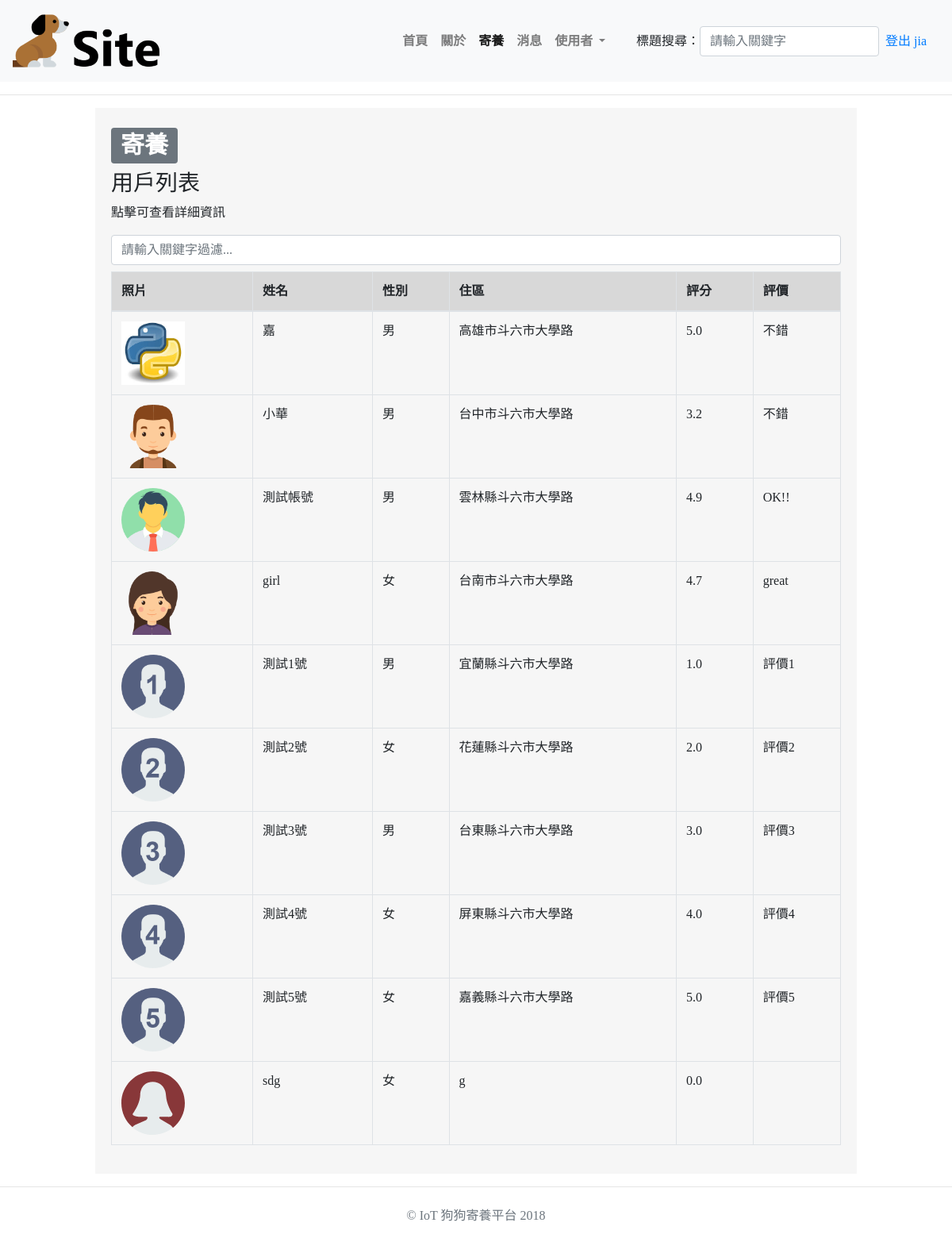
/foster/ (signed in), run on an earlier commit of the app's database.
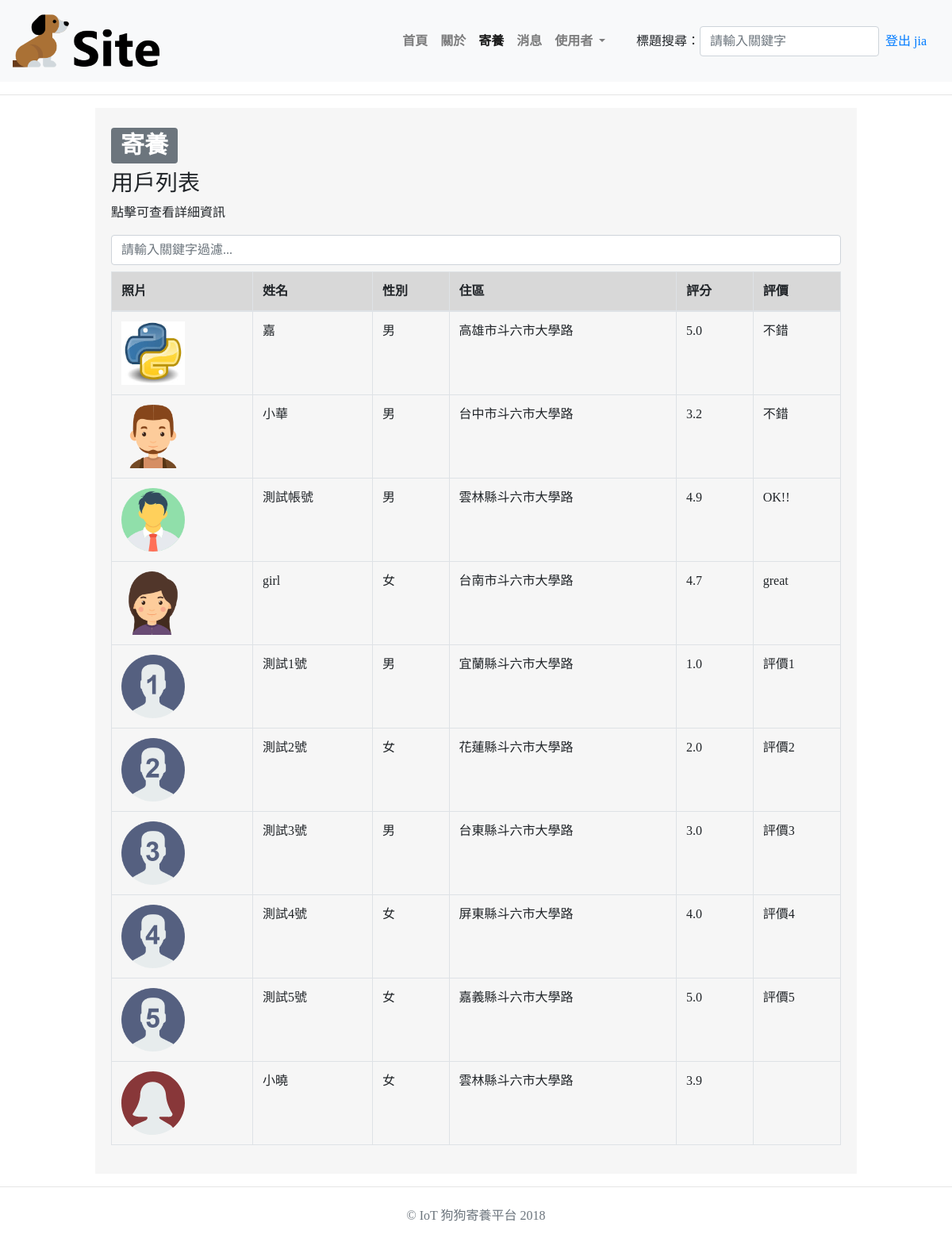
And on a later commit of the database.
### stores/models.py (models this page shows, shortened)
class Alluser(models.Model):
    account = models.CharField(max_length=30)
    name = models.CharField(max_length=20)
    picture = models.ImageField(upload_to = 'user_pictures',blank=True)
    gender = models.CharField(max_length=10)
    phone_number = models.CharField(max_length=15)
    residential_location = models.CharField(max_length=30)
    housing_condition = models.CharField(max_length=100)
    equipment = models.CharField(max_length=100,blank=True)
    score = models.DecimalField(max_digits=3,decimal_places=1,default = 0)
    evaluation = models.CharField(max_length=100,blank=True)
    introduce = models.TextField(max_length=500,blank=True)
    collection_user = models.CharField(max_length=1000,blank=True)
    chat_user = models.CharField(max_length=1000,blank=True)
    creation_date = models.DateTimeField(default = timezone.now)

### stores/views.py (the view, shortened to what this page needs)
# urls.py: path('foster/', foster, name='foster'),
@login_required
def foster(request):
    username = request.user.username
    myuser = Alluser.objects.get(account=username)
    collection_users = myuser.collection_user.split(',');
    if 'searchUser' in request.POST:
        searchUser = request.POST['searchUser']
        alluser = Alluser.objects.filter(name__icontains=searchUser)
    else:
        alluser = Alluser.objects.all()
        alldog = Dogs.objects.all()
    allusers = alluser.values()    #_list
    allusers = json.dumps(list(allusers), cls=DjangoJSONEncoder)
    alldogs = alldog.values()    #_list
    alldogs = json.dumps(list(alldogs), cls=DjangoJSONEncoder)
    return render(request, 'stores/foster.html', locals())

### stores/templates/stores/foster.html (shortened to what this page needs)
{% extends 'stores/base.html' %}
{% block nav3 %}
    <li class="nav-item active">
        <a class="nav-link" href="{% url 'foster' %}"><strong>寄養</strong></a>
    </li>
{% endblock nav3 %}
{% block main %}
<div class="introduce-bg2 introduce-mid">
    <h1><span class="badge badge-secondary">寄養</span></h1>
    <h3 class="bg-gradient-info">用戶列表</h3>
    <p>點擊可查看詳細資訊</p>
    <input type="search" class="form-control light-table-filter mb-2" data-table="order-table"
         data-placement="bottom" placeholder="請輸入關鍵字過濾...">
    <table class="table table-bordered table-hover order-table">
        <thead style="background-color:#d8d8d8;">
            <tr>
            <th>照片</th>
            <th>姓名</th>
            <th>性別</th>
            <th>住區</th>
            <th>評分</th>
            <th>評價</th>
            </tr>
        </thead>
        <tbody>
            {% for user in alluser %}
            <tr style="cursor: pointer;" data-toggle="modal" data-target="#userModal" data-whatever="{{ user.account }}">
                <td> <img src='/media/{{ user.picture }}' width="80" alt="user_pictures"/> </td>
                <td> {{ user.name }} </td>
                <td> {{ user.gender }} </td>
                <td> {{ user.residential_location }} </td>
                <td> {{ user.score }} </td>
                <td> {{ user.evaluation }} </td>
            </tr>
            {% endfor %}
        </tbody>
    </table>
</div>
{% endblock main %}

### stores/templates/stores/base.html (shortened to what this page needs)
{% extends 'base.html' %}

### base/templates/base.html (shortened to what this page needs)
{% load staticfiles %}
<!DOCTYPE html>
<html lang="zh-Hant-TW">
<head>
    <link rel="stylesheet" href="https://maxcdn.bootstrapcdn.com/bootstrap/4.0.0-beta/css/bootstrap.min.css">
</head>
<body>
    <nav class="navbar navbar-expand-lg navbar-light bg-light">
    <a class="navbar-brand navbar-width" href="{% url 'home' %}">
        <img src="/static/images/Logo.png" width="40%" class="img-fluid float-left" alt="Responsive image">
    </a>
    <div class="collapse navbar-collapse" id="navbarSupportedContent">
        <ul class="navbar-nav mr-auto">
            {% block nav1 %}
                <li class="nav-item">
                    <a class="nav-link" href="{% url 'home' %}"><strong>首頁</strong></a>
                </li>
            {% endblock nav1 %}
            {% block nav2 %}
                <li class="nav-item">
                    <a class="nav-link" href="{% url 'about' %}"><strong>關於</strong></a>
                </li>
            {% endblock nav2 %}
            {% block nav3 %}{% endblock nav3 %}
            {% block nav4 %}
                <li class="nav-item">
                    <a class="nav-link" href="{% url 'message' %}"><strong>消息</strong></a>
                </li>
            {% endblock nav4 %}
            {% block nav5 %}
                <li class="nav-item dropdown">
                    <a class="nav-link dropdown-toggle" href="#" id="navbarDropdown" role="button" data-toggle="dropdown" aria-haspopup="true" aria-expanded="false">
                        <strong>使用者</strong>
                    </a>
                </li>
            {% endblock nav5 %}
        </ul>
        <form class="form-inline my-2 my-lg-0">
        <label for="myPopover">標題搜尋：</label>
        <input type="search" id="myPopover" class="form-control mr-sm-2 light-table-filter" data-table="order-table" data-toggle="popover"
        title="搜尋結果" data-html="true" data-placement="bottom" data-content="" placeholder="請輸入關鍵字">
        {% if request.user.is_authenticated %}
            <a href="/accounts/logout/" data-ajax="false" class="mr-sm-3">登出 {{ request.user.username }}</a>
        {% else %}
            <a href="/accounts/login/" data-ajax="false" class="mr-sm-3">登入</a>
        {% endif %}
        </form>
    </div>
    </nav>
    <hr>
    {% block main %}
    {% endblock main %}
    <hr>
    <p class="mt-4 mb-3 text-muted text-center">© IoT 狗狗寄養平台 2018</p>
</body>
</html>

### base/templates/base.html (style rules this page uses)
body { font-family:"MS Sans Serif", "微軟正黑體", "新細明體", "細明體" ; }
.introduce-bg2 { background-color : #F6F6F6; padding : 20px; }
.introduce-mid { width : 80%; margin : auto; }
.navbar-width { width : 40%; }

What changed in the data, as far as the page shows it:
changed Alluser (number 10 of 10 on the later page): name "sdg" → "小曉"; residential_location "g" → "雲林縣斗六市大學路"; score "0.0" → "3.9"
